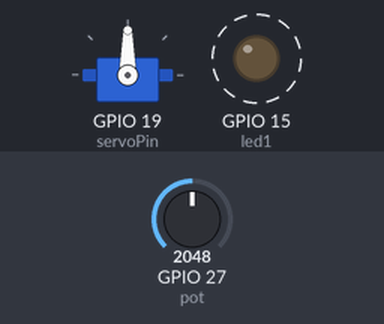
A sketch run on a simulated ESP32. Parts: servo, output pins drawn as LEDs (lit = HIGH). Dashed ring = blinking. Inputs (shaded band) come from the test bench; at power-on: GPIO 27 (pot) = 2048. What the sketch prints to the serial monitor is not drawn.

Above: at 1.27 s.
1.3 s: GPIO 27 (pot) set to 1940
At 1.7 s:
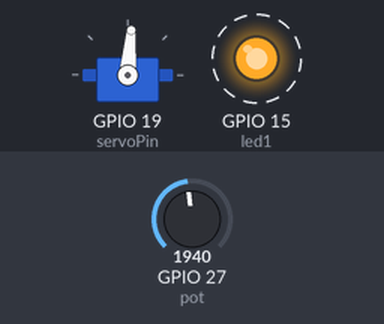
4.3 s: GPIO 27 (pot) set to 2866
At 4.57 s:
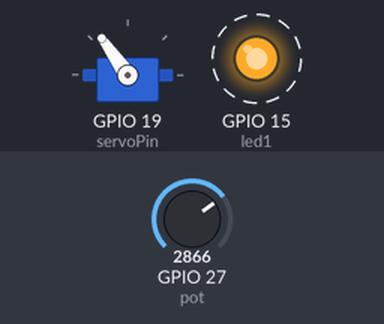
7.3 s: GPIO 27 (pot) set to 2948
At 7.61 s:
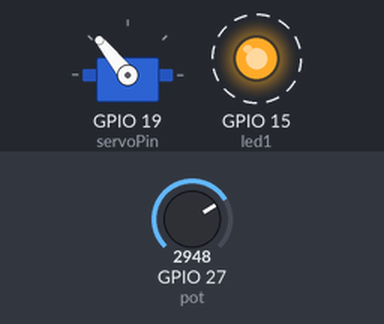
10.3 s: GPIO 27 (pot) set to 3037
At 11.5 s:
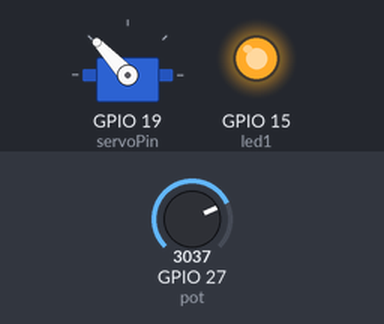
11.8 s: GPIO 27 (pot) set to 3603
At 12.3 s:
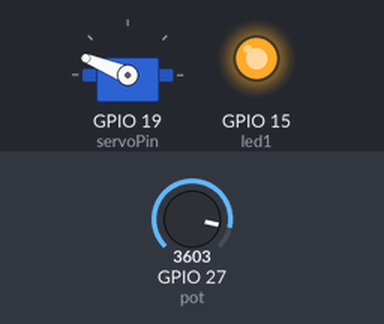
13.3 s: GPIO 27 (pot) set to 4095
At 14.6 s:
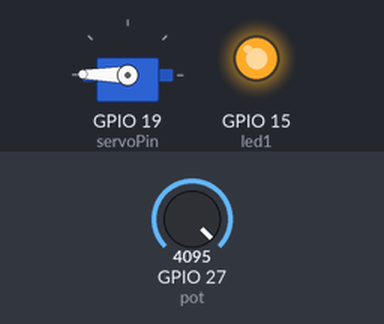
Timing chart, 0 to 15.8 s (numbered marks = the images above; inputs shaded):
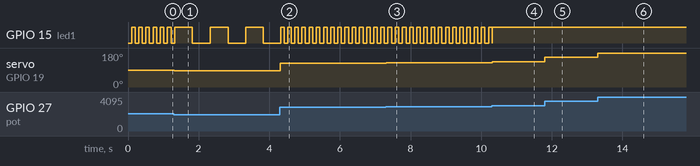

The sketch:

Project2d_-_Pot_and_Servo.ino
```cpp
#include <Servo.h>

int led1 = 15;
int ledState1 = LOW;
int pot = 27;
static const int servoPin = 19;

unsigned long previousMillis1 = 0;
const long interval1 = 500;

unsigned long previousMillis2 = 0;
const long interval2 = 100;

Servo servo1;

void setup() {
  pinMode(led1, OUTPUT);
  pinMode(pot, INPUT);
  servo1.attach(servoPin);
  Serial.begin(9600);
}

void loop() {
  int potVal = analogRead(pot);
  Serial.println(potVal);
  if (potVal < 1000) {
    while (1) {
      int potVal = analogRead(pot);
      int pose = map(potVal, 0, 4096, 0, 180);
      Serial.println(potVal);
      servo1.write(pose);
      digitalWrite(led1, LOW);
      if (potVal >= 1000) {
        break;
      }
    }
  }
  if (potVal >= 1000 && potVal < 2000) {
    while (1) {
      int potVal = analogRead(pot);
      int pose = map(potVal, 0, 4096, 0, 180);
      Serial.println(potVal);
      servo1.write(pose);
      unsigned long currentMillis1 = millis();
      if (currentMillis1 - previousMillis1 >= interval1) {
        previousMillis1 = currentMillis1;
        if (ledState1 == LOW) {
          ledState1 = HIGH;
        }
        else {
          ledState1 = LOW;
        }
        digitalWrite(led1, ledState1);
      }
      if (potVal >= 2000 || potVal < 1000) {
        break;
      }
    }
  }

  if (potVal >= 2000 && potVal < 3000) {
    while (1) {
      int potVal = analogRead(pot);
      int pose = map(potVal, 0, 4096, 0, 180);
      Serial.println(potVal);
      servo1.write(pose);
      unsigned long currentMillis2 = millis();
      if (currentMillis2 - previousMillis2 >= interval2) {
        previousMillis2 = currentMillis2;
        if (ledState1 == LOW) {
          ledState1 = HIGH;
        }
        else {
          ledState1 = LOW;
        }
        digitalWrite(led1, ledState1);
      }
      if (potVal >= 3000 || potVal < 2000) {
        break;
      }
    }
  }
  if (potVal >= 3000) {
    while (1) {
      int potVal = analogRead(pot);
      int pose = map(potVal, 0, 4096, 0, 180);
      Serial.println(potVal);
      servo1.write(pose);
      digitalWrite(led1, HIGH);
      if (potVal < 3000) {
        break;
      }
    }
  }
}
```

Measured:
- the behaviour switches between 2000 and 1999 on GPIO 27 (pot) (found by bisection; images 0 and 1)
- the behaviour switches between 2999 and 3000 on GPIO 27 (pot) (found by bisection; images 3 and 4)
- after the input at 1.3 s, GPIO 15 (led1): alternates HIGH for 0.50 s and LOW for 0.50 s, starting after 0.53 s; servo on GPIO 19 (servoPin): 90° → 85° at once
- after the input at 4.3 s, GPIO 15 (led1): alternates HIGH for 0.10 s and LOW for 0.10 s, starting after 0.12 s; servo on GPIO 19 (servoPin): 85° → 125° at once
- after the input at 7.3 s, servo on GPIO 19 (servoPin): 125° → 129° at once
- after the input at 10.3 s, servo on GPIO 19 (servoPin): 129° → 133° at once
- after the input at 11.8 s, servo on GPIO 19 (servoPin): 133° → 158° at once
- after the input at 13.3 s, servo on GPIO 19 (servoPin): 158° → 179° at once
